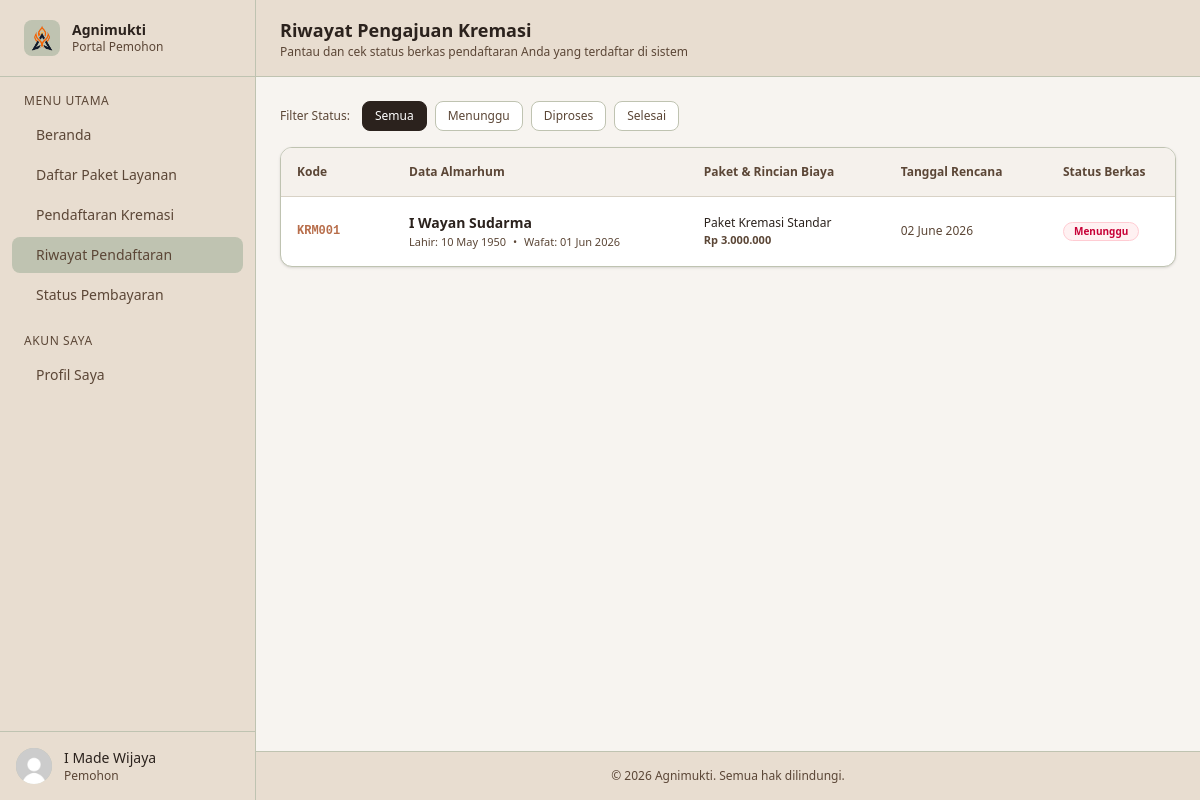
Before: /user?page=riwayat (signed in) with the older database file.
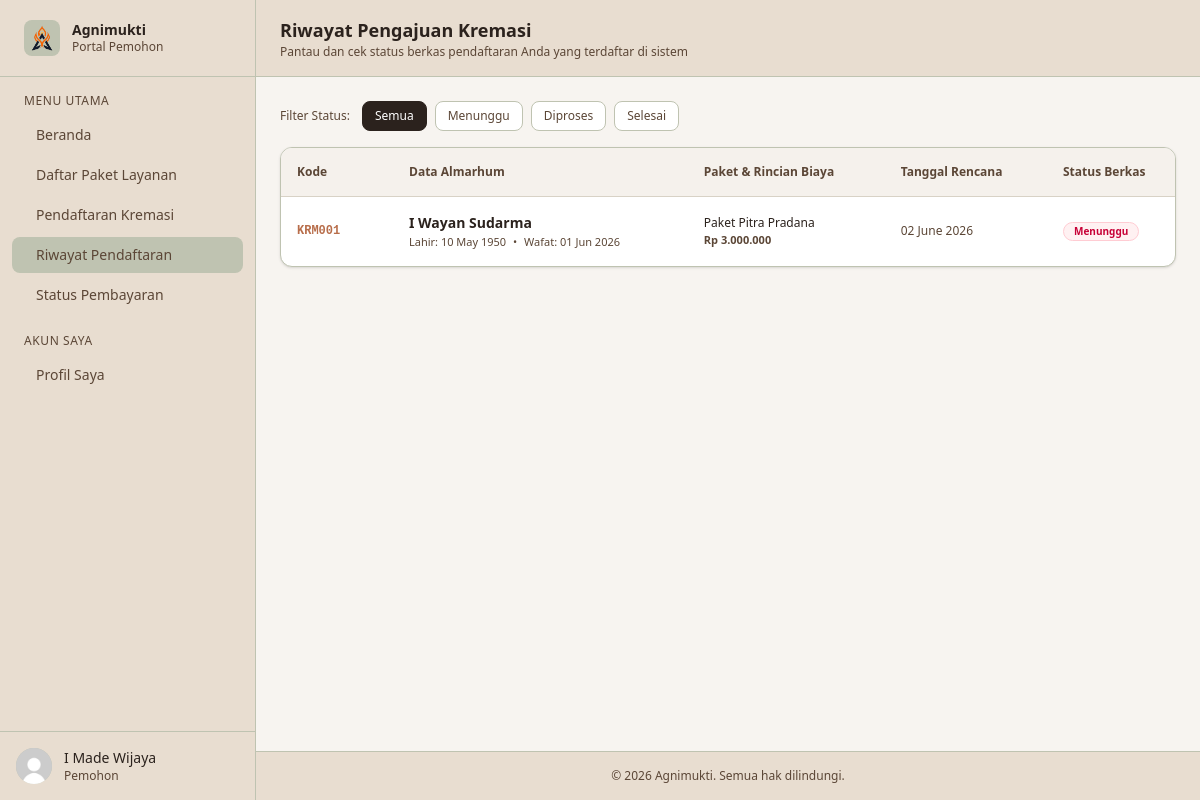
After: the same page with the newer database file.
### tables this page shows
CREATE TABLE pendaftaran (
    id_pendaftaran INT AUTO_INCREMENT PRIMARY KEY,
    kode_pendaftaran VARCHAR(20) NOT NULL UNIQUE,

    id_user INT NOT NULL,
    id_paket INT NOT NULL,

    nama_almarhum VARCHAR(100) NOT NULL,
    tanggal_lahir DATE,
    tanggal_meninggal DATE,

    tanggal_daftar DATE NOT NULL,

    status ENUM(
        'Menunggu',
        'Diproses',
        'Selesai',
        'Dibatalkan'
    ) DEFAULT 'Menunggu',

    catatan TEXT,

    created_at TIMESTAMP DEFAULT CURRENT_TIMESTAMP,

    CONSTRAINT fk_pendaftaran_user
    FOREIGN KEY (id_user)
    REFERENCES users(id_user)
    ON UPDATE CASCADE
    ON DELETE RESTRICT,

    CONSTRAINT fk_pendaftaran_paket
    FOREIGN KEY (id_paket)
    REFERENCES paket_layanan(id_paket)
    ON UPDATE CASCADE
    ON DELETE RESTRICT
);

CREATE TABLE paket_layanan (
    id_paket INT AUTO_INCREMENT PRIMARY KEY,
    id_kategori INT NOT NULL,
    nama_paket VARCHAR(100) NOT NULL,
    harga DECIMAL(12,2) NOT NULL,
    fasilitas TEXT,
    created_at TIMESTAMP DEFAULT CURRENT_TIMESTAMP,

    CONSTRAINT fk_paket_kategori
    FOREIGN KEY (id_kategori)
    REFERENCES kategori_paket(id_kategori)
    ON UPDATE CASCADE
    ON DELETE RESTRICT
);

### config/Database.php (called while the page is built)
<?php
class Database {
    private $host = "localhost";
    private $username = "root";
    private $password = "";
    private $dbname   = "db_agnimukti";
    public function connect() {
        try {
            $pdo = new PDO(
                "mysql:host={$this->host};dbname={$this->dbname};charset=utf8mb4",
                $this->username,
                $this->password
            );
            $pdo->setAttribute(PDO::ATTR_ERRMODE, PDO::ERRMODE_EXCEPTION);
            return $pdo;
        } catch (PDOException $e) {
            die("Koneksi database gagal: " . $e->getMessage());
        }
    }
}
?>

### classes/Auth.php (called while the page is built, shortened)
<?php
require_once __DIR__ . '/../config/Database.php';
class Auth {
    public function checkLogin() {
    if (isset($_SESSION['user'])) {
        return [
            "status" => true,
            "message" => "User sudah login",
            "data" => $_SESSION['user']
        ];
    }
    return [
        "status" => false,
        "message" => "User belum login"
    ];
    }
}
?>

### classes/Pendaftaran.php (called while the page is built, shortened)
<?php
require_once __DIR__ . '/../config/Database.php';
class Pendaftaran
{
    private $conn;
    public function __construct()
    {
        $database = new Database();
        $this->conn = $database->connect();
    }
    public function getByUser($id_user)
    {
        $sql = "SELECT
                    p.id_pendaftaran,
                    p.kode_pendaftaran,
                    p.nama_almarhum,
                    p.tanggal_lahir,
                    p.tanggal_meninggal,
                    p.tanggal_daftar,
                    p.status,
                    p.catatan,
                    u.id_user,
                    u.nama AS nama_pemohon,
                    pl.id_paket,
                    pl.nama_paket,
                    pl.harga
                FROM pendaftaran p
                JOIN users u
                    ON p.id_user = u.id_user
                JOIN paket_layanan pl
                    ON p.id_paket = pl.id_paket
                WHERE p.id_user = :id_user
                ORDER BY p.id_pendaftaran DESC";
        $stmt = $this->conn->prepare($sql);
        $stmt->execute([
            ':id_user' => $id_user
        ]);
        return $stmt->fetchAll(PDO::FETCH_ASSOC);
    }
}

### public/user/pages/riwayat.php (the view, shortened to what the changed rows need)
<?php
require_once __DIR__ . '/../../../classes/Pendaftaran.php';
$pendaftaranModel = new Pendaftaran();
$dataPendaftaran = $pendaftaranModel->getByUser($authUser['data']['id_user']);
?>
<header class="bg-[#E8DDD0] border-b border-[#BFC3B1] px-6 py-4 flex items-center justify-between sticky top-0 z-30">
    <div>
        <h1 class="text-lg font-semibold text-[#2B221D]">Riwayat Pengajuan Kremasi</h1>
    </div>
</header>
<div class="p-6 space-y-4">
    <div class="bg-white rounded-xl border border-[#BFC3B1] overflow-hidden shadow-sm">
        <div class="overflow-x-auto">
            <table class="w-full text-left text-xs border-collapse">
                <thead>
                    <tr class="border-b border-[#D8D2C6] text-[#5B4636] bg-[#F5F1EC] font-semibold">
                        <th class="p-4 w-28">Kode</th>
                        <th class="p-4">Data Almarhum</th>
                        <th class="p-4">Paket & Rincian Biaya</th>
                        <th class="p-4">Tanggal Rencana</th>
                        <th class="p-4 w-32">Status Berkas</th>
                    </tr>
                </thead>
                <tbody class="divide-y divide-[#F5F1EC]">
                    <?php if (!empty($dataPendaftaran)): ?>
                        <?php foreach ($dataPendaftaran as $row): ?>
                            <tr class="hover:bg-[#F5F1EC]/10 transition-colors text-[#2B221D]">
                                <td class="p-4 font-mono font-bold text-[#B86E4B] vertical-align-top">
                                    <?= htmlspecialchars($row['kode_pendaftaran']) ?>
                                </td>
                                <td class="p-4">
                                    <div class="font-semibold text-sm text-[#2B221D]"><?= htmlspecialchars($row['nama_almarhum']) ?></div>
                                    <div class="text-[11px] text-[#5B4636] mt-0.5">
                                        Lahir: <?= date('d M Y', strtotime($row['tanggal_lahir'])) ?> <span class="mx-1">•</span> Wafat: <?= date('d M Y', strtotime($row['tanggal_meninggal'])) ?>
                                    </div>
                                </td>
                                <td class="p-4">
                                    <div class="font-medium"><?= htmlspecialchars($row['nama_paket']) ?></div>
                                    <div class="text-[11px] font-semibold text-[#5B4636] mt-0.5">
                                        Rp <?= number_format($row['harga'], 0, ',', '.') ?>
                                    </div>
                                </td>
                                <td class="p-4 text-[#5B4636] font-medium">
                                    <?= date('d F Y', strtotime($row['tanggal_daftar'])) ?>
                                </td>
                                <td class="p-4">
                                    <?php
                                        $status = strtolower($row['status']);
                                        $badge = 'bg-rose-50 text-rose-700 border-rose-200';
                                    ?>
                                    <span class="inline-flex items-center px-2.5 py-0.5 rounded-full text-[10px] font-bold border <?= $badge ?>">
                                        <?= ucfirst($status) ?>
                                    </span>
                                </td>
                            </tr>
                        <?php endforeach; ?>
                    <?php endif; ?>
                </tbody>
            </table>
        </div>
    </div>
</div>

Changed rows visible on the page:
changed through a linked row, pendaftaran "I Wayan Sudarma": id_paket.nama_paket "Paket Kremasi Standar" → "Paket Pitra Pradana"
